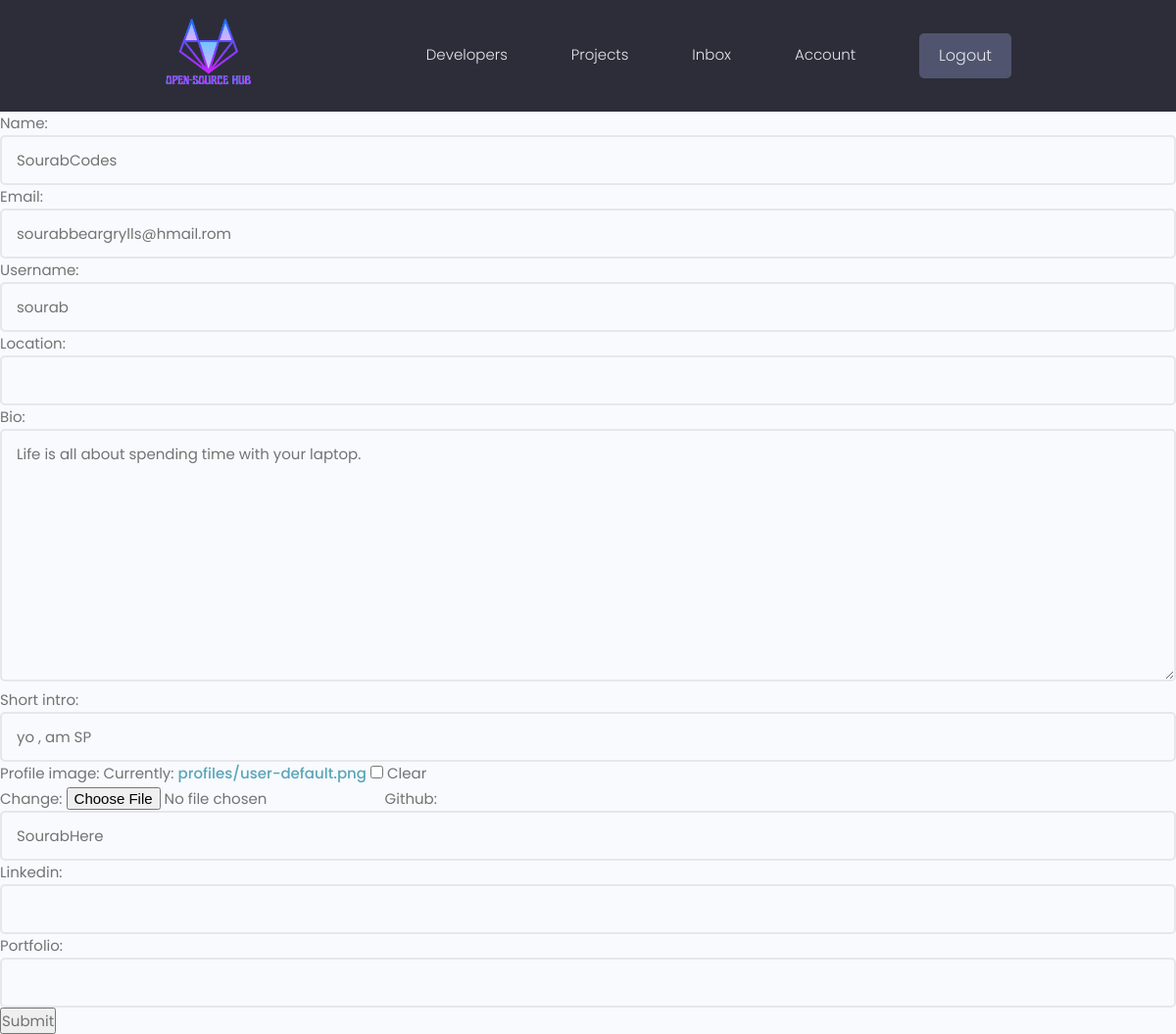
The page /users/edit_account/ (signed in) on the database its author committed.
### users/models.py (models this page shows, shortened)
class Profile(models.Model):
    user=models.OneToOneField(User, on_delete=models.CASCADE, null=True,blank=True)
    name=models.CharField(max_length=200,blank=True,null=True)
    email=models.EmailField(max_length=500, blank=True, null=True)
    username=models.CharField(max_length=200,blank=True,null=True)
    location=models.CharField(max_length=200,blank=True,null=True)
    short_intro=models.CharField(max_length=200,blank=True,null=True)
    bio=models.TextField(blank=True,null=True)
    profile_image=models.ImageField(null=True,blank=True, upload_to='profiles/',default="profiles/user-default.png")
    github=models.CharField(max_length=200,blank=True,null=True)
    linkedin=models.CharField(max_length=200,blank=True,null=True)
    portfolio=models.CharField(max_length=200,blank=True,null=True)
    created=models.DateTimeField(auto_now_add=True)
    id=models.UUIDField(default=uuid.uuid4,primary_key=True,editable=False)

### users/views.py (the view)
# urls.py: path('edit_account/',views.editAccount,name="edit_account"),
@login_required(login_url="login")
def editAccount(request):
    profile=request.user.profile
    form=ProfileForm(instance=profile)
    if request.method=="POST":
        form=ProfileForm(request.POST,request.FILES,instance=profile)
        if form.is_valid():
            form.save()
            return redirect('account')
    context={'form':form}
    return render(request,"users/profile_form.html",context)

### users/forms.py
class ProfileForm(ModelForm):
    class Meta:
        model=Profile
        fields=['name','email','username','location','bio','short_intro','profile_image','github','linkedin','portfolio']
    def __init__(self,*args,**kwargs):
        super(ProfileForm,self).__init__(*args,**kwargs)
        for name, field in self.fields.items():
            field.widget.attrs.update({'class':'input'})

### users/templates/users/profile_form.html (shortened to what this page needs)
{%extends 'basic.html' %}
{% block content %}
<form action="{% url 'edit_account' %}" method="POST" enctype="multipart/form-data">
    {{form}}
    <input type="submit" value="Submit">
</form>
{% endblock content %}

### static/styles/app.css (style rules this page uses)
:root { --color-sub: #2d2d39; }

### static/uikit/styles/modules/_variables.css (style rules this page uses)
:root { --color-main: #5aa5b9; --color-main-light: #e6faff; --color-sub: #3f4156; --color-sub-light: #51546e; --color-sub-lighter: #ededfd; --color-text: #737373; --color-gray: #8b8b8b; --color-light: #e5e7eb; --color-light-gray: #767676; --color-bg: #f8fafd; --color-white: #fffefd; --color-white-light: #f3f3f3; --color-success: #359e64; --color-success-bg: #def8e8; --color-error: #fc4b0b; --color-error-bg: #fff2ee; --font-base: 'Poppins', arial, helvetica, 'Segoe UI', roboto, ubuntu, sans-serif; --font-monospace: 'Fira Code', 'Courier New', courier, monospace; --font-regular: 300; --font-medium: 500; --font-bold: 700; --generic-shadow: 1px 1px 5px #00000010; --generic-transition: all 0.3s ease-in-out; }

### static/uikit/styles/modules/_base.css (style rules this page uses)
* { margin: 0; padding: 0; box-sizing: border-box; text-rendering: optimizeLegibility; color: inherit; font-size: inherit; }
html { font-size: 50%; }
@media only screen and (min-width: 480px) { html { font-size: 56.25%; } }
@media only screen and (min-width: 1200px) { html { font-size: 62.5%; } }
body { line-height: 1.6; font-weight: 400; font-size: 1.5rem; color: var(--color-text); background-color: var(--color-bg); min-height: 100vh; }

### static/uikit/styles/modules/_typography.css (style rules this page uses)
* { font-family: var(--font-base); }
a { padding-bottom: 2px; text-decoration: none; display: inline-block; color: var(--color-main); font-weight: var(--font-medium); }

### static/uikit/styles/modules/_form.css (style rules this page uses)
input.input[type='text'], input.input[type='email'], input.input[type='password'], input.input[type='number'], textarea.input { min-width: 24rem; width: 100%; padding: 1.2rem 1.5rem; border-radius: 0.5rem; border: 2px solid var(--color-light); transition: all 0.3s ease-in-out; background-color: var(--color-bg); }

### rows shown on the page
Profile: name "SourabCodes", email "sourabbeargrylls@hmail.rom", username "sourab", bio "Life is all about spending time with your laptop.", short_intro "yo , am SP", github "SourabHere"
